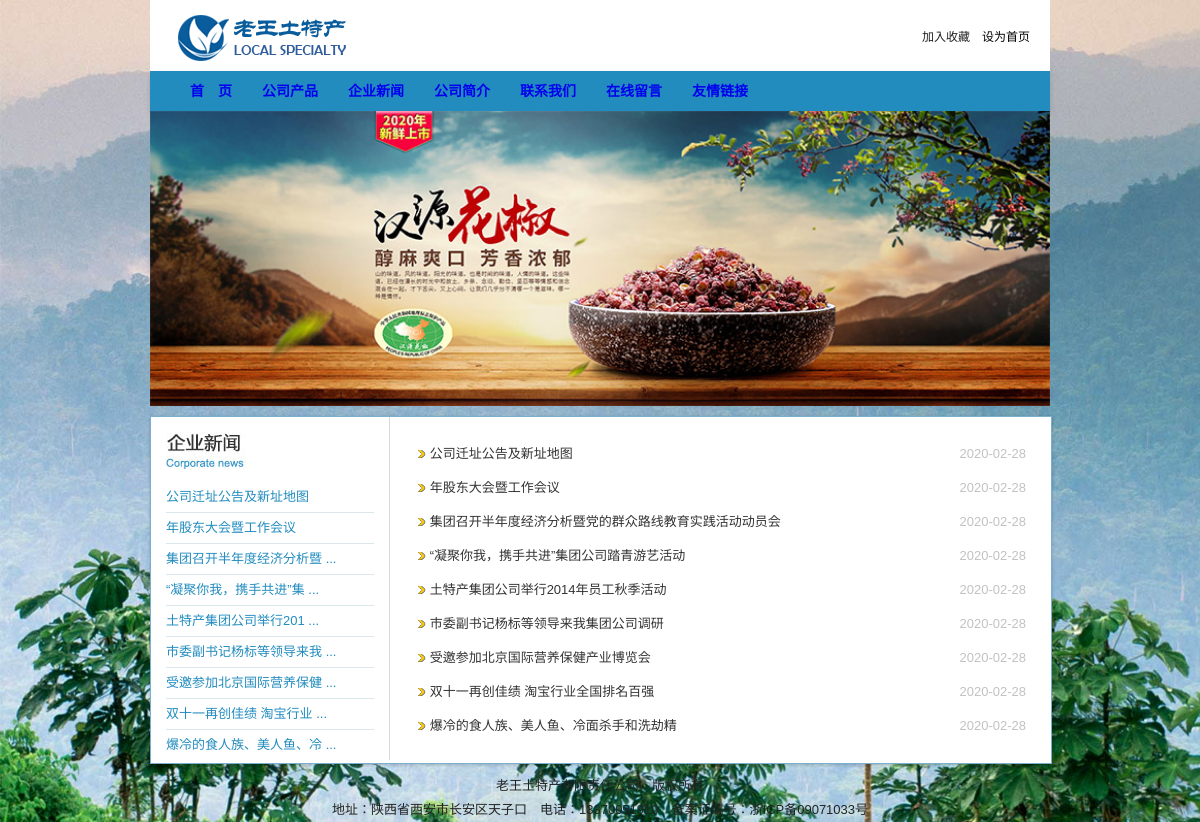
/sitenews.php, run on the app's committed database.
### tables this page shows
CREATE TABLE `site_nav` (
  `id` int(10) unsigned NOT NULL AUTO_INCREMENT,
  `name` varchar(12) NOT NULL,
  `url` varchar(255) NOT NULL,
  PRIMARY KEY (`id`)
);

CREATE TABLE `news` (
  `id` int(10) unsigned NOT NULL AUTO_INCREMENT,
  `title` varchar(64) NOT NULL,
  `content` text NOT NULL,
  `time` date NOT NULL,
  PRIMARY KEY (`id`)
);

CREATE TABLE `ent_info` (
  `id` int(10) NOT NULL AUTO_INCREMENT,
  `name` varchar(40) NOT NULL,
  `yuming` varchar(128) NOT NULL,
  `qq` varchar(11) NOT NULL,
  `tel` varchar(20) NOT NULL,
  `chuanzhen` varchar(20) NOT NULL,
  `address` varchar(64) NOT NULL,
  `email` varchar(64) NOT NULL,
  `yewuname` varchar(20) NOT NULL,
  `icp` varchar(20) NOT NULL,
  PRIMARY KEY (`id`)
);

### sitenews.php (the view, shortened to what this page needs)
<?
require_once "./libs/common.php";
?>
<html>
<head>
<link rel="stylesheet" type="text/css" href=/assets/css/css.css />
</head>
<body>
<div id='box'>
	<? include ("head.php");?>
	<div class="con clearfix">
		<div class="lefts">
				<ul>
					<li class="news_tit"><img src="/assets/images/icon1.jpg" title=" 企业新闻" /></li>
				<?
				$newssql="select * from news order by id desc limit 0,100";
				$newsquery=mysqli_query($conn, $newssql);
				while($newsrow=mysqli_fetch_array($newsquery))
				{
				?>
                    <li class="news">
                        <a href="sitenews.php?newsid=<?=$newsrow['id']?>">
                            <? echo mb_substr($newsrow['title'],0,12);?>
                            <?= mb_strlen($newsrow['title']) > 13 ? "..." : "" ?>
                        </a>
                    </li>
				<?
				}
				?>
				</ul>
		</div>
		<div class="rights">
			<?
			if($_GET['newsid'])
			{
                 $newsid=intval($_GET['newsid']);
                 $sql="SELECT * FROM news WHERE id={$newsid}";
                 $query=mysqli_query($conn, $sql);
                 $newsrow=mysqli_fetch_array($query);
                 echo "<h2 class='news_title'>{$newsrow['title']}</h2><div  class='news_content'>{$newsrow['content']}</div><span  class='news_time'>{$newsrow['time']}</span>";
			}
			else
			{
                $sql="select * from news order by id desc";
                $query=mysqli_query($conn, $sql);
				while($newsrow=mysqli_fetch_array($query))
				{
				?>
                    <div class="item clearfix">
                        <img src=/assets/images/arr.gif >
                        <a href="sitenews.php?newsid=<?=$newsrow['id']?>">
                            <? echo mb_substr($newsrow['title'],0,60);?>
                        </a>
                        <span class="time"><?=$newsrow['time']?></span>
                    </div>
				<?
				}
			}
			?>
		</div>
	 </div>
</div>
<div id="box"><?php include ("foot.php"); ?></div>
</body>
</html>

### head.php
<?
require_once "./libs/common.php";
?>
<div id="box" style="background: #fff">
	<div id="top" class="clearfix">
		<ul>
			<li style="float:left;"><a href=/ ><img src="/assets/images/logo.png" width="188" height="48" alt=<? echo $row['name']?> /></a></li>
			<li class=soucang><span style="CURSOR: hand" mce_style="CURSOR: hand" onClick="window.external.addFavorite('<? echo $row['yuming']?>','<? echo $row['name']?>')" >加入收藏</span>　<a onClick="this.style.behavior='url(#default#homepage)';this.setHomePage('<? echo $row['yuming']?>')"  href="#" style="color:black;">设为首页</a></li>
		</ul>
	</div>
	<div id="daohang">
		<div class="dhang clearfix">
			<a href=/>首　页</a>
                <?
                $sql="SELECT * FROM site_nav";
                $res=mysqli_query($conn, $sql);
                while($row=mysqli_fetch_array($res)){
                ?>
                    <a href=<? echo $row['url']?> ><? echo $row['name']?></a>
                <? } ?>
		</div>
	</div>
	<div><img src="/assets/images/banner.jpg" alt="" style="width: 900px;"></div>
</div>

### foot.php
<?php
require_once "./libs/common.php";
$sql="select * from ent_info";
$query=mysqli_query($conn,$sql);
$row=mysqli_fetch_array($query);
?>
<div class="foot">
 	<ul>
 		<li><? echo $row['name']?>　版权所有</li>
 		<Li>地址：<? echo $row['address']?>　电话：<? echo $row['tel']?>　备案证编号：<? echo $row['icp']?> </li>
 	</ul>
</div>

### assets/css/css.css (style rules this page uses)
body,div,dl,dt,dd,ul,ol,li,h1,h2,h3,h4,h5,h6,pre,code,form,fieldset,legend,input,textarea,p,blockquote,th,td,hr,button,article,aside,details,figcaption,figure,footer,header,hgroup,menu,nav,section { margin:0; padding:0; }
body,button,input,select,textarea { font:12px \5b8b\4f53,arial,sans-serif; }
fieldset,img { border:none; }
ol,ul { list-style:none; }
ins,a { text-decoration:none; }
.clearfix:after { visibility:hidden;display:block;font-size:0;content: " ";clear:both;height:0; }
.clearfix { *zoom:1; }
body { background: #fafafa; margin:0 auto; text-align:center; font-size:13px; line-height: 24px; color: #222; background-image:url("/assets/images/bg.jpg"); background-size:cover; background-repeat: no-repeat; background-attachment: fixed; }
#box { width:900px; margin:0 auto; }
#box:after { visibility:hidden;display:block;font-size:0;content: " ";clear:both;height:0; }
#box { *zoom:1; }
#top { margin:0 auto; padding-top: 15px; width:860px; text-align:left; background:#fff; }
#daohang { margin:0 auto; height: 34px; background: #228cbf ; box-shadow: 0 2px 5px rgba(0,0,0,.15);; padding:3px 0 3px 30px; }
.con { width:900px;border:1px #7caecd solid;background: #fff;margin: 10px auto; box-shadow: 0 1px 3px rgba(0,0,0,.2); -webkit-box-shadow: 0 1px 3px rgba(0,0,0,.2); -moz-box-shadow: 0 1px 3px rgba(0,0,0,.2); }
.dhang { text-align:left; width: 900px; margin:0 auto; font-weight:bold; font-size:14px; color: #e0ecfc; }
.dhang a { padding: 5px 10px; float: left; margin-right: 10px; }
.lefts { width:208px; border-right:1px #d9d9d9 solid; float:left; text-align:left; overflow:hidden; padding:0 15px; }
.lefts li a { color: #228cbf; }
.news_tit,.pro_tit { margin-top: 15px; margin-bottom: 5px; }
.rights { padding:15px; width:628px; float:right; text-align:left; }
.item { margin:10px;padding:0; display: block; }
.item a { color: #333; }
.item img { width:8px; display: inline-block; padding-top: 2px; }
.time { float: right; color: #c2c2c2; }
.foot { margin:0 auto; width:700px; }
.soucang { text-align:right; font-size:12px; padding-top:10px; }
.news { padding: 3px 0; border-bottom: 1px solid #dae7ee; }
.lefts li:last-child { border-bottom: 0px; }

### data on the page
site_nav: name "公司产品"
site_nav: name "企业新闻"
site_nav: name "公司简介"
site_nav: name "联系我们"
site_nav: name "在线留言"
site_nav: name "友情链接"
news: title "公司迁址公告及新址地图", time "2020-02-28"
news: title "年股东大会暨工作会议", time "2020-02-28"
news: title "集团召开半年度经济分析暨", title "集团召开半年度经济分析暨党的群众路线教育实践活动动员会", time "2020-02-28"
news: title "“凝聚你我，携手共进”集", title "“凝聚你我，携手共进”集团公司踏青游艺活动", time "2020-02-28"
news: title "土特产集团公司举行201", title "土特产集团公司举行2014年员工秋季活动", time "2020-02-28"
news: title "市委副书记杨标等领导来我", title "市委副书记杨标等领导来我集团公司调研", time "2020-02-28"
news: title "受邀参加北京国际营养保健", title "受邀参加北京国际营养保健产业博览会", time "2020-02-28"
news: title "双十一再创佳绩 淘宝行业", title "双十一再创佳绩 淘宝行业全国排名百强", time "2020-02-28"
news: title "爆冷的食人族、美人鱼、冷", title "爆冷的食人族、美人鱼、冷面杀手和洗劫精", time "2020-02-28"
ent_info: name "老王土特产有限责任公司", address "陕西省西安市长安区天子口", tel "13370051910", icp "浙ICP备09071033号"
